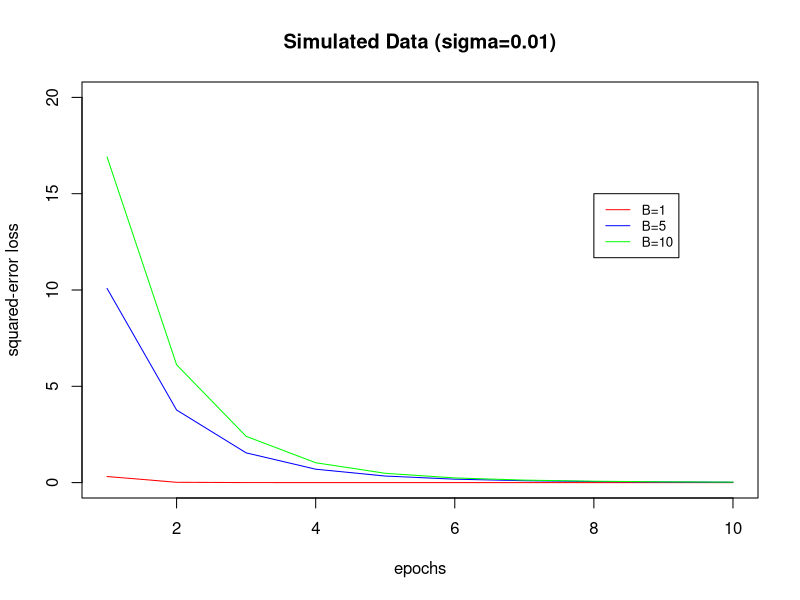
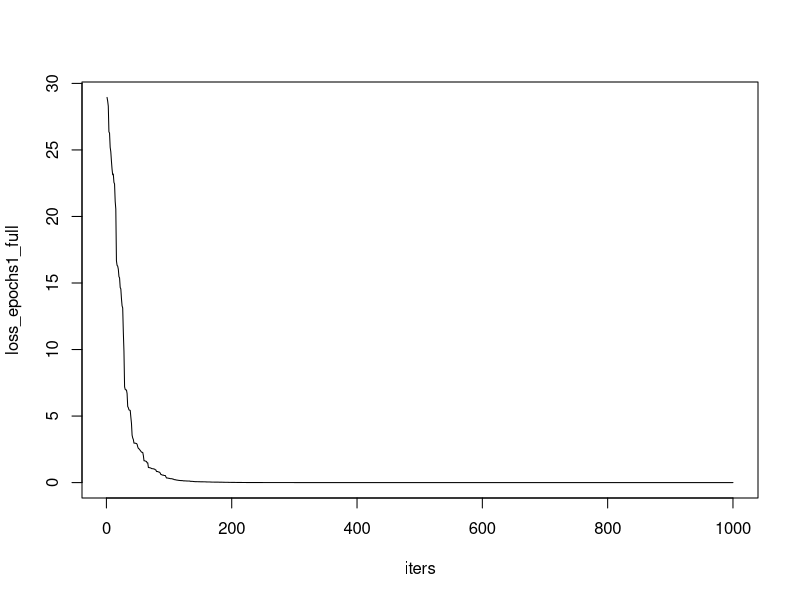
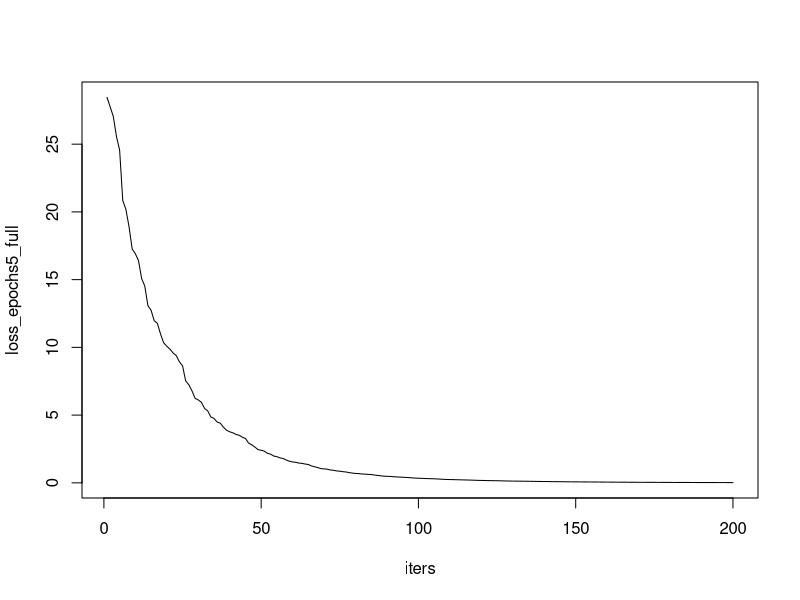
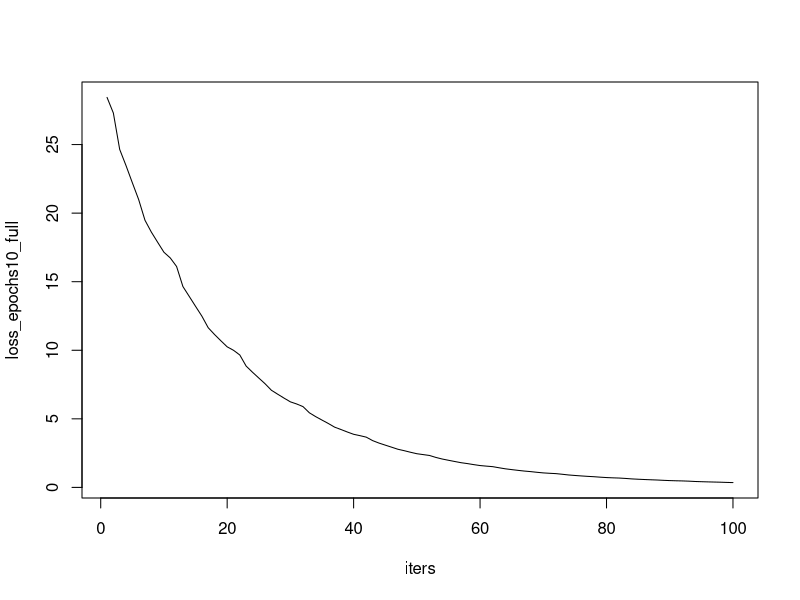
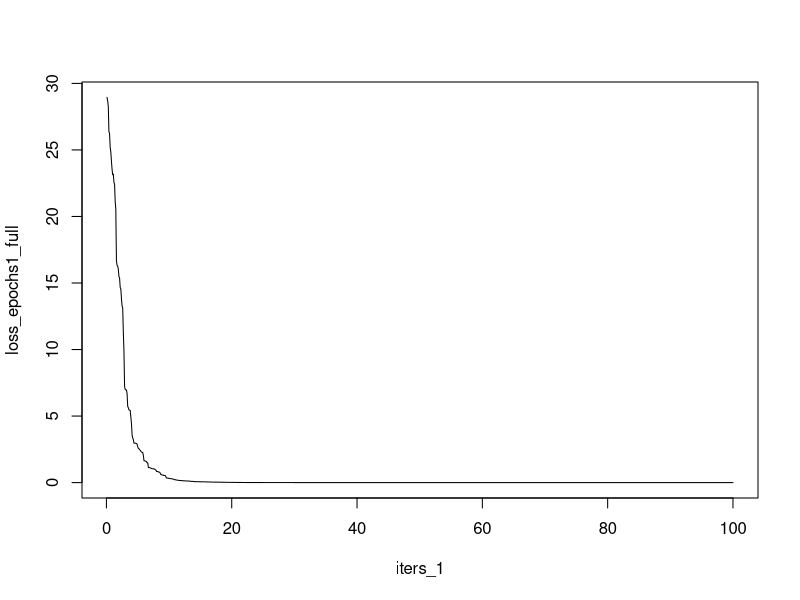
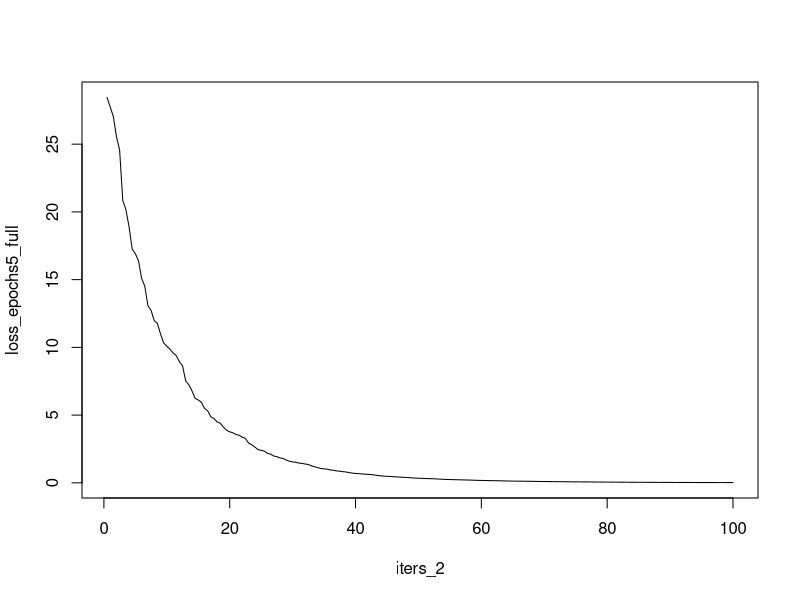
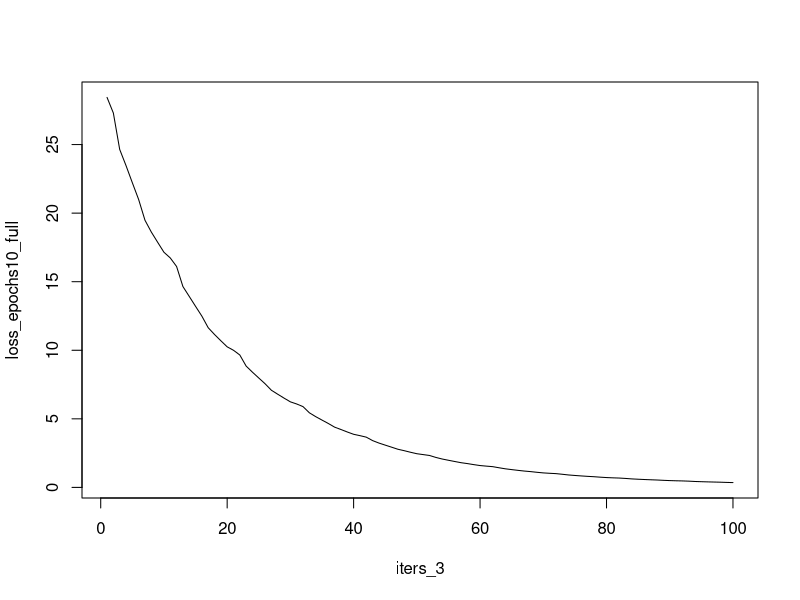
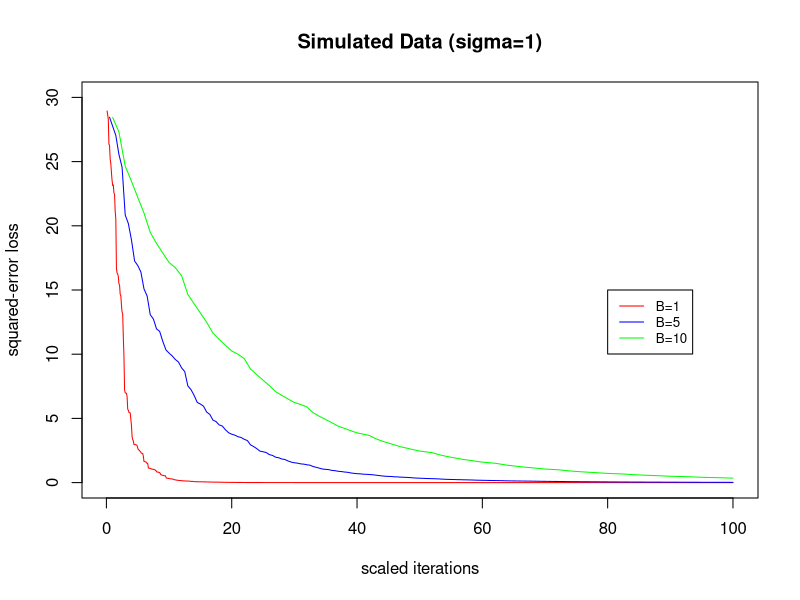

The R source for these figures, in order:
## ---- chunk 1
knitr::opts_chunk$set(echo = TRUE)

# install.packages("MASS")
library(MASS)
## ---- chunk 2

stochastic_gd <- function(X,y,epsilon,batch_size,epochs){
  #' Function written as per required inputs and outputs
  #' @param X: matrix, data-set of input variable values of size N*n
  #' @param y: vector of responses for each given set of input variable values, size N*1
  #' @param epsilon: numeric, value for the learning rate at each step
  #' @param B: batch size, number of observations to use at each step when computing gradient
  #' @param epochs: integer (positive), number of passes through the entire data-set
  #' @return squared_loss: matrix, of squared error loss values, one for each step, size epochs*N/B
  
  B<-batch_size
  #print(B)
  N<-dim(X)[1]
  #print(N)
  n<-dim(X)[2]
  #print(n)
  #indices<-seq(1,N/B,length.out=N)
  #print(indices)
  beta<-matrix(0,nrow=n,ncol=1)
  squared_loss<-matrix(NA,nrow=epochs,ncol=N/B)
  # loss_0<-1/N*t(y)%*%y
  # squared_loss[1,]<-rep(loss_0,N/B)
  loss<-c(rep(0,N/B))
  
  for (j in 1:epochs){
    # loss<-c(rep(0,N/B))
    for (i in 1:(N/B)){
      start<-(i-1)*B+1
      #print(start)
      end<-start+B-1
      #print(end)
      predictors<-as.matrix(X[start:end,])
      response<-y[start:end]
      if (B==1){
        gradient<-2/B*(as.matrix(predictors)%*%(response-t(as.matrix(predictors))%*%beta))
        #print(gradient)
        #print(dim(gradient))
        beta<-beta+epsilon*gradient
        #print(beta)
        #print(dim(beta))
        #loss_iter<-1/N*(response-t(as.matrix(predictors))%*%beta)^2
        loss_iter<-1/N*(t(y-as.matrix(X)%*%beta)%*%(y-as.matrix(X)%*%beta))
        #print(dim(loss_iter))
        loss[i]<-loss_iter
      }
      else{
        gradient<-2/B*(t(as.matrix(predictors))%*%(response-as.matrix(predictors)%*%beta))
        #print(gradient)
        #print(dim(gradient))
        beta<-beta+epsilon*gradient
        #print(beta)
        #print(dim(beta))
        #loss_iter<-1/N*(t(response-as.matrix(predictors)%*%beta)%*%(response-as.matrix(predictors)%*%beta))
        loss_iter<-1/N*(t(y-as.matrix(X)%*%beta)%*%(y-as.matrix(X)%*%beta))
        #print(dim(loss_iter))
        loss[i]<-loss_iter
      }
    }
    squared_loss[j,]<-loss
  #print(loss)
  }
  #print(squared_loss)
  
  
  
return(squared_loss) 
}



## ---- chunk 3
set.seed(2021)
sigma<-0.01
X<-mvrnorm(n=100, mu=rep(0,10),Sigma=diag(rep(1,10)))
a_star<-mvrnorm(n=1, mu=rep(0,10),Sigma=diag(rep(1,10)))
delta<-mvrnorm(n=1, mu=rep(0,100),Sigma=diag(rep(sigma^2,100)))

y<-X%*%a_star+delta


result_1<-stochastic_gd(X,y,0.01,1,10)
result_5<-stochastic_gd(X,y,0.01,5,10)
result_10<-stochastic_gd(X,y,0.01,10,10)



## ---- chunk 4

epochs<-1:10
loss_epochs_1<-result_1[,dim(result_1)[2]]
loss_epochs_5<-result_5[,dim(result_5)[2]]
loss_epochs_10<-result_5[,dim(result_10)[2]]



plot(x=epochs,y=loss_epochs_1,type="l",col="red",ylim=(c(0,20)),ylab="squared-error loss",main="Simulated Data (sigma=0.01)")
points(x=epochs,y=loss_epochs_5,type="l",col="blue")
points(x=epochs,y=loss_epochs_10,type="l",col="green")
legend(8,15, legend=c("B=1", "B=5", "B=10"),
       col=c("red", "blue", "green"), lty=1, cex=0.8)


iters<-1:1000
loss_epochs1_full<-as.vector(t(result_1))
plot(x=iters, y=loss_epochs1_full, type="l")

iters<-1:200
loss_epochs5_full<-as.vector(t(result_5))
plot(x=iters, y=loss_epochs5_full, type="l")

iters<-1:100
loss_epochs10_full<-as.vector(t(result_10))
plot(x=iters, y=loss_epochs10_full, type="l")



iters_1<-(1:1000)/10
loss_epochs1_full<-as.vector(t(result_1))
plot(x=iters_1, y=loss_epochs1_full, type="l")

iters_2<-(1:200)/2
loss_epochs5_full<-as.vector(t(result_5))
plot(x=iters_2, y=loss_epochs5_full, type="l")

iters_3<-(1:100)/1
loss_epochs10_full<-as.vector(t(result_10))
plot(x=iters_3, y=loss_epochs10_full, type="l")


plot(x=iters_1,y=loss_epochs1_full,type="l",col="red",ylim=c(0,30),ylab="squared-error loss", xlab="scaled iterations",main="Simulated Data (sigma=1)")
points(x=iters_2,y=loss_epochs5_full,type="l",col="blue")
points(x=iters_3,y=loss_epochs10_full,type="l",col="green")
legend(80,15, legend=c("B=1", "B=5", "B=10"),
       col=c("red", "blue", "green"), lty=1, cex=0.8)


## ---- chunk 5
set.seed(2022)
sigma<-1
X<-mvrnorm(n=100, mu=rep(0,10),Sigma=diag(rep(1,10)))
a_star<-mvrnorm(n=1, mu=rep(0,10),Sigma=diag(rep(1,10)))
delta<-mvrnorm(n=1, mu=rep(0,100),Sigma=diag(rep(sigma^2,100)))

y<-X%*%a_star+delta


result_1<-stochastic_gd(X,y,0.01,1,10)
result_5<-stochastic_gd(X,y,0.01,5,10)
result_10<-stochastic_gd(X,y,0.01,10,10)


epochs<-1:10
loss_epochs_1<-result_1[,dim(result_1)[2]]
loss_epochs_5<-result_5[,dim(result_5)[2]]
loss_epochs_10<-result_5[,dim(result_10)[2]]


plot(x=epochs,y=loss_epochs_1,type="l",col="red",ylim=c(0,20),ylab="squared-error loss", main="Simulated Data (sigma=1)")
points(x=epochs,y=loss_epochs_5,type="l",col="blue")
points(x=epochs,y=loss_epochs_10,type="l",col="green")
legend(8,15, legend=c("B=1", "B=5", "B=10"),
       col=c("red", "blue", "green"), lty=1, cex=0.8)


iters<-1:1000
loss_epochs1_full<-as.vector(t(result_1))
plot(x=iters, y=loss_epochs1_full, type="l")

iters<-1:200
loss_epochs5_full<-as.vector(t(result_5))
plot(x=iters, y=loss_epochs5_full, type="l")

iters<-1:100
loss_epochs10_full<-as.vector(t(result_10))
plot(x=iters, y=loss_epochs10_full, type="l")



iters_1<-(1:1000)/10
loss_epochs1_full<-as.vector(t(result_1))
plot(x=iters_1, y=loss_epochs1_full, type="l")

iters_2<-(1:200)/2
loss_epochs5_full<-as.vector(t(result_5))
plot(x=iters_2, y=loss_epochs5_full, type="l")

iters_3<-(1:100)/1
loss_epochs10_full<-as.vector(t(result_10))
plot(x=iters_3, y=loss_epochs10_full, type="l")


plot(x=iters_1,y=loss_epochs1_full,type="l",col="red",ylim=c(0,27),ylab="squared-error loss", xlab="scaled iterations",main="Simulated Data (sigma=1)")
points(x=iters_2,y=loss_epochs5_full,type="l",col="blue")
points(x=iters_3,y=loss_epochs10_full,type="l",col="green")
legend(80,15, legend=c("B=1", "B=5", "B=10"),
       col=c("red", "blue", "green"), lty=1, cex=0.8)
